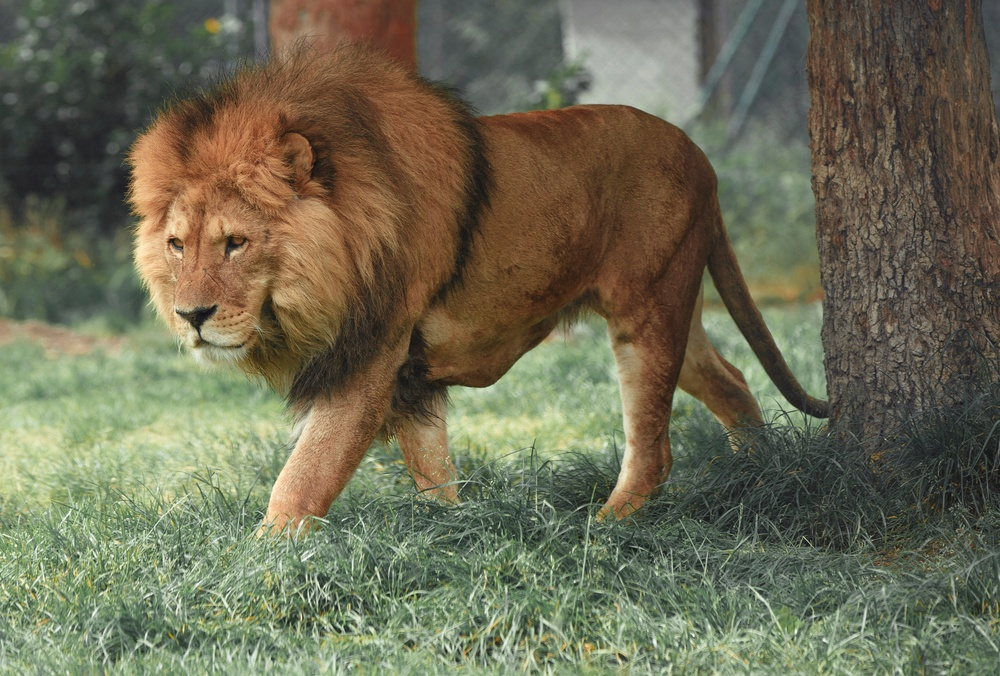
#> input picture Lab3/lion.jpg, 1000 x 676 px, shrunk from 5056 x 3417 before the run
$ jupyter execute lab3.ipynb
#> lines starting #> are read from the running program, lines starting #| are printed output that depends on the picture
# Lab 3 - DTFT, FFT, and Their Applications
The goal of this lab is to visualize frequency domain analysis. We will next apply Discrete Fourier Transform (DFT) and Fast Fourier Transform (FFT) in three real-world applications, including feature extraction, image compression, and data denoising.

[cell 1]
import numpy as np
import matplotlib.pyplot as plt
from PIL import Image

## Task 1: Decompose Square Wave into Harmonic Components

[cell 2]
def generate_square_wave(t_duration, freq, fs):
    """Generate a square wave with fundamental frequency freq of duration t_duration and sampling frequency fs

    Args:
        t_duration (float): Duration of square wave
        freq (int): Fundamental frequency of square wave
        fs (int): Sampling frequency

    Returns:
        t (ndarray): Time array
        square_wave (ndarray): Desired square wave (peak value: 1; peak-to-peak: 1)
    """
    t = np.linspace(0, t_duration, int(fs * t_duration), endpoint=False)  # generate time array
    # We can first generate a sine function sin(2\pi*freq*t), and then apply sign function as sign(sin(2\pi*freq*t))

    square_wave = np.sign(np.sin(2 * np.pi * freq * t))
    return t, square_wave

[cell 3]
# Parameters for the square wave
sampling_rate = 1000  # Samples per second (1000 Hz)
duration = 5.0        # Duration of the signal in seconds
fundamental_freq = 5  # Frequency of the square wave in Hz

t, square_wave = generate_square_wave(duration, fundamental_freq, sampling_rate)

# visualize the square wave
plt.figure(figsize=(10, 4))
plt.plot(t, square_wave)
plt.title("Square Wave in Time Domain (5 Hz, 5 seconds)")
plt.xlabel("Time (second)")
plt.ylabel("Amplitude")
plt.grid()
plt.show()
#> figure, not shown here; curve peaks at x = 0.001, y = 1

[cell 4]
# Compute the DFT using numpy.fft.fft
N = len(square_wave)  # Number of samples
dft = np.fft.fft(square_wave)
frequencies = np.fft.fftfreq(N, d=1/sampling_rate)  # Frequency axis

# Compute magnitude and phase
magnitude = np.abs(dft) / N  # Normalize by N
phase = np.angle(dft)

# Plot the magnitude spectrum
plt.figure(figsize=(10, 4))
plt.stem(frequencies[:N // 2], magnitude[:N // 2])  # Single-sided spectrum
plt.title("Magnitude Spectrum")
plt.xlabel("Frequency [Hz]")
plt.ylabel("Magnitude")
plt.grid()
plt.show()
#> figure, not shown here; curve peaks at x = 5, y = 0.637

# Plot the phase spectrum
plt.figure(figsize=(10, 4))
plt.stem(frequencies[:N // 2], phase[:N // 2])  # Single-sided spectrum
plt.title("Phase Spectrum")
plt.xlabel("Frequency [Hz]")
plt.ylabel("Phase [radians]")
plt.grid()
plt.show()
#> figure, not shown here; curve peaks at x = 0, y = 3.14

[cell 5]
def reconstruct_wave(harmonics, t, frequencies):
    """Reconstruct a signal from its harmonic components using DFT coefficients.

    The signal is reconstructed as: Σ C * e^(i*(2π*f_k*t + φ_k))
    where f_k is the frequency and φ_k is the phase of the k-th harmonic component.

    Args:
        harmonics (ndarray): Set of frequencies of harmonic components to use
        t (ndarray): Time vector
        frequencies (ndarray): Frequency components

    Returns:
        reconstruction: Reconstructed signal using harmonic components
    """
    # initialize the reconstructed signal
    reconstruction = np.zeros_like(t, dtype=complex)
    N = len(t)

    for harmonic in harmonics:
        idx = np.argmin(np.abs(frequencies - harmonic))  # Find the index of the harmonic
        # Get the complex coefficient
        C = dft[idx] / N
        # Add contribution: C * e^(i*2π*f*t)
        reconstruction += C * np.exp(1j * 2 * np.pi * frequencies[idx] * t)

    return np.real(reconstruction)

[cell 6]
# Compute DFT first (need dft and frequencies for reconstruction)
N = len(square_wave)
dft = np.fft.fft(square_wave)
frequencies = np.fft.fftfreq(N, d=1/sampling_rate)

# Reconstruct with harmonics indexed from -5 to 5
harmonics_5 = np.array(list(range(-5, 6))) * fundamental_freq
reconstructed_5 = reconstruct_wave(harmonics_5, t, frequencies)

# Reconstruct with harmonics indexed from -10 to 10
harmonics_10 = np.array(list(range(-10, 11))) * fundamental_freq
reconstructed_10 = reconstruct_wave(harmonics_10, t, frequencies)

# Reconstruct with harmonics indexed from -20 to 20
harmonics_20 = np.array(list(range(-20, 21))) * fundamental_freq
reconstructed_20 = reconstruct_wave(harmonics_20, t, frequencies)


# Also create an overlay plot for direct comparison
plt.figure(figsize=(14, 6))
plt.plot(t, square_wave, 'b-', linewidth=2, label='Original', alpha=0.7)
plt.plot(t, reconstructed_5, 'r--', linewidth=1.5, label='Harmonics -5 to 5')
plt.plot(t, reconstructed_10, 'g-.', linewidth=1.5, label='Harmonics -10 to 10')
plt.plot(t, reconstructed_20, 'm:', linewidth=1.5, label='Harmonics -20 to 20')
plt.xlabel('Time [s]')
plt.ylabel('Amplitude')
plt.title('Comparison of Square Wave Reconstructions with Different Numbers of Harmonics')
plt.legend(loc='upper right')
plt.grid(True)
plt.xlim([0, 0.4])
plt.tight_layout()
plt.show()
#> figure, not shown here; curve peaks at x = 0.001, y = 1; curve peaks at x = 4.02, y = 1.19; curve peaks at x = 2.29, y = 1.18

### Task 1 Observations and Analysis

**Results Summary:**
The reconstructed waveform progressively improves as more harmonics are added. With 11 harmonics (-5 to 5), the signal shows significant oscillations and rounded edges with barely any resemblance to a square wave. At 21 harmonics (-10 to 10), the waveform starts to look more square-like with sharper transitions, though overshoots remain visible. With 41 harmonics (-20 to 20), the reconstruction closely approximates the original square wave with much sharper transitions, though small ripples (Gibbs phenomenon) persist near discontinuities.

**Key Observations:**

Convergence: More harmonics → sharper transitions. Square waves use only odd harmonics: $x(t) = \frac{4}{\pi}\sum_{k=1,3,5,...}^{\infty} \frac{1}{k}\sin(2\pi k f_0 t)$

## Task 2: Image Compression using FFT

[cell 7]
# Load and display image
img = Image.open("lion.jpg").convert('L')
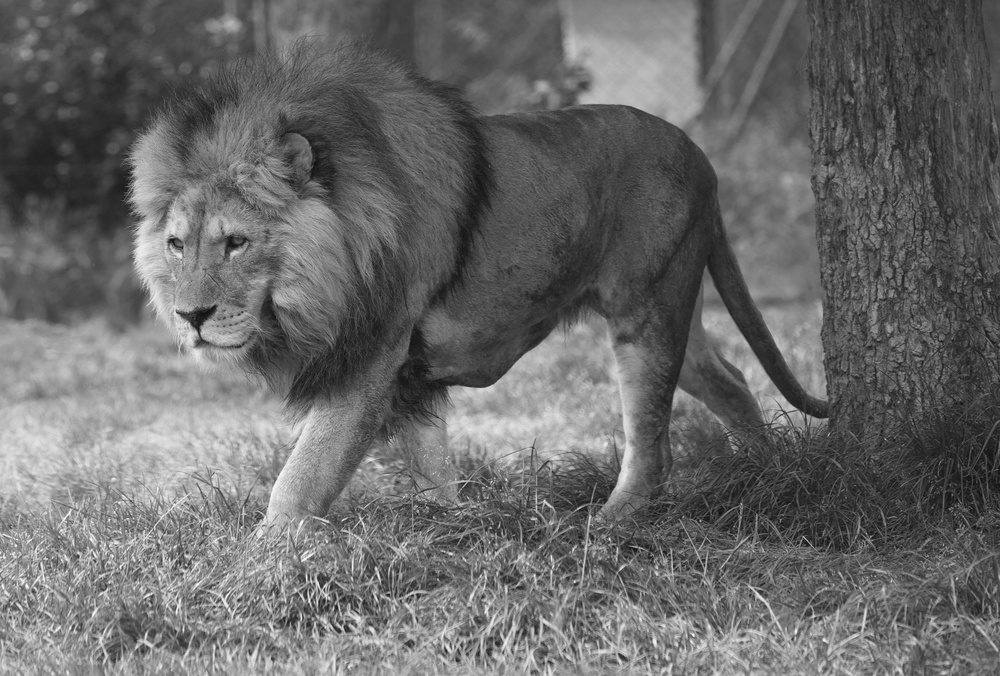
#> img: PIL image 1000x676 L; min 14, max 253, mean 105.2
img = np.array(img)
_ = plt.figure(figsize=(5, 5))
_ = plt.imshow(img, cmap ='gray', vmin=0, vmax=255)

img_fft = np.fft.fft2(img)  # Perform FFT on the image
img_fft_log = np.log(np.abs(np.fft.fftshift(img_fft)) + 1)  # Convert FFt to log scale
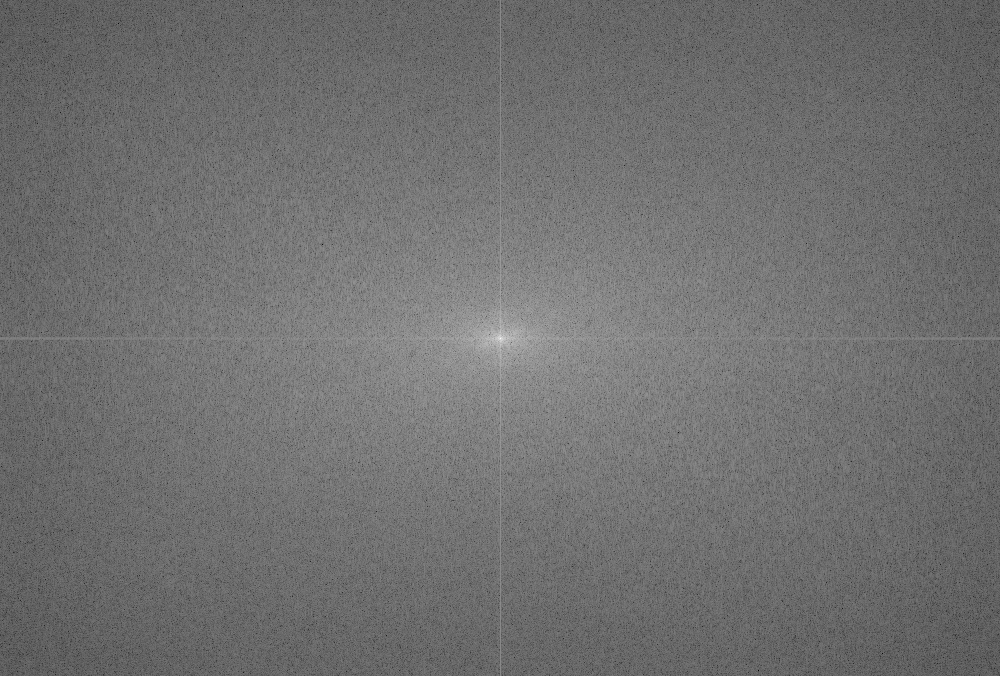
#> img_fft_log: shape (676, 1000) float64; min 1.4, max 18.08, mean 8.74; drawn with min black and max white
# Visualize FFT
plt.figure()
_ = plt.imshow(256 - img_fft_log, cmap='gray')
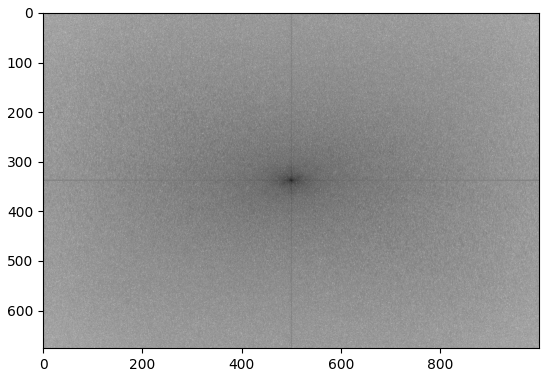
#> figure drawn by matplotlib, 1 panel

[cell 8]
def compress_img(img_fft, ratio):
    """Compress an image by keeping a specified percentage of FFT components

    Args:
        img_fft (ndarray): FFT of image
        ratio (float): The ratio of FFT components to keep

    Returns:
        compressed_img (ndarray): The reconstructed image
        num_kept (int): Number of components kept
    """
    magnitudes = np.abs(img_fft).flatten()
    img_fft_sort = np.sort(magnitudes)[::-1]

    num_components = len(img_fft_sort)
    num_to_keep = int(np.ceil(num_components * ratio))
    thresh = img_fft_sort[num_to_keep - 1] if num_to_keep > 0 else img_fft_sort[0]

    ind = np.abs(img_fft) >= thresh
    fft_keep = img_fft * ind

    compressed_img = np.abs(np.fft.ifft2(fft_keep))

    # Display reconstructed image
    plt.imshow(compressed_img, cmap='gray')
    plt.title(f"Compressed Image with {ratio * 100:.1f}% Components Kept\n({np.sum(ind):,} / {num_components:,} coefficients)", fontsize=10)
    plt.axis('off')

    return compressed_img, np.sum(ind)

[cell 9]
# call compress_img with ratio = 0.99, 0.05, 0.01, 0.002
ratios = [0.99, 0.05, 0.01, 0.002]

fig, axes = plt.subplots(2, 3, figsize=(15, 10))

# Original image
axes[0, 0].imshow(img, cmap='gray', vmin=0, vmax=255)
axes[0, 0].set_title(f"Original Image\n({img.size:,} pixels)", fontsize=10)
axes[0, 0].axis('off')

compression_stats = []
total_coefficients = img.size
#> total_coefficients = 676000

# Compressed images
positions = [(0, 1), (0, 2), (1, 0), (1, 1)]
for i, ratio in enumerate(ratios):
    row, col = positions[i]
    plt.sca(axes[row, col])
    compressed_img, num_kept = compress_img(img_fft, ratio)
    compression_ratio = (total_coefficients - num_kept) / total_coefficients * 100
    compression_stats.append({
        'ratio': ratio,
        'kept': num_kept,
        'total': total_coefficients,
        'compression': compression_ratio
    })
#> this loop made 4 passes
#> (num_to_keep in compress_img, thresh in compress_img, num_kept, compression_ratio) on passes 1 to 4: (669240, 570.9, 669240, 1), (33800, 31486.7, 33800, 95), (6760, 69656.1, 6761, 99), (1352, 175122.8, 1353, 99.8)
#> pass 1, in compress_img, `ind = np.abs(img_fft) >= thresh`:
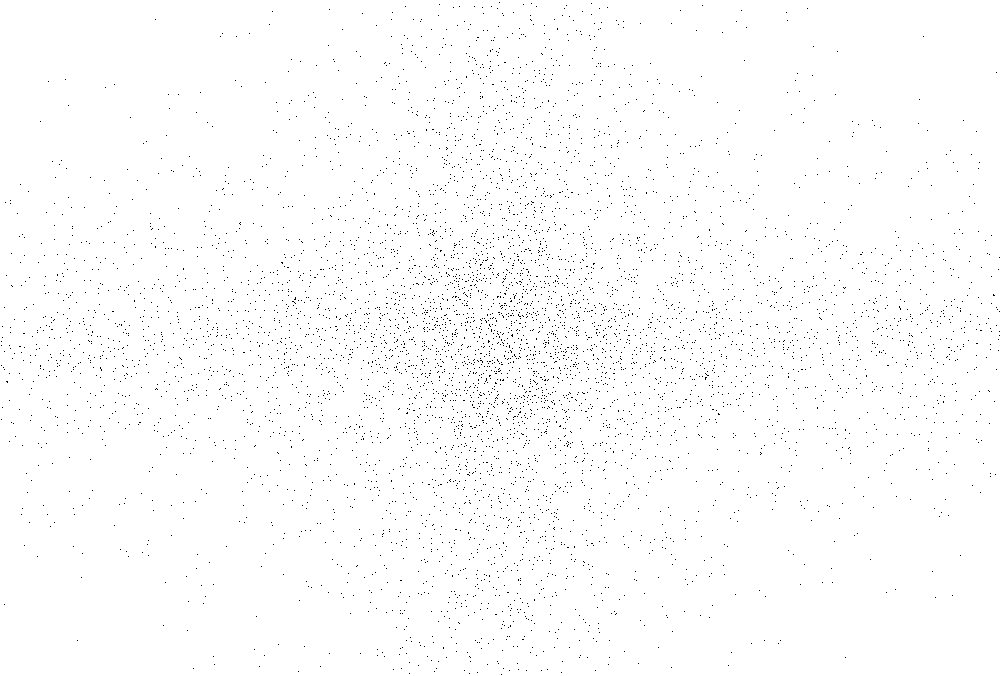
#> ind: shape (676, 1000) bool; 99% white; black in thin lines or dots
#> pass 2, in compress_img (call 2), `ind = np.abs(img_fft) >= thresh`:
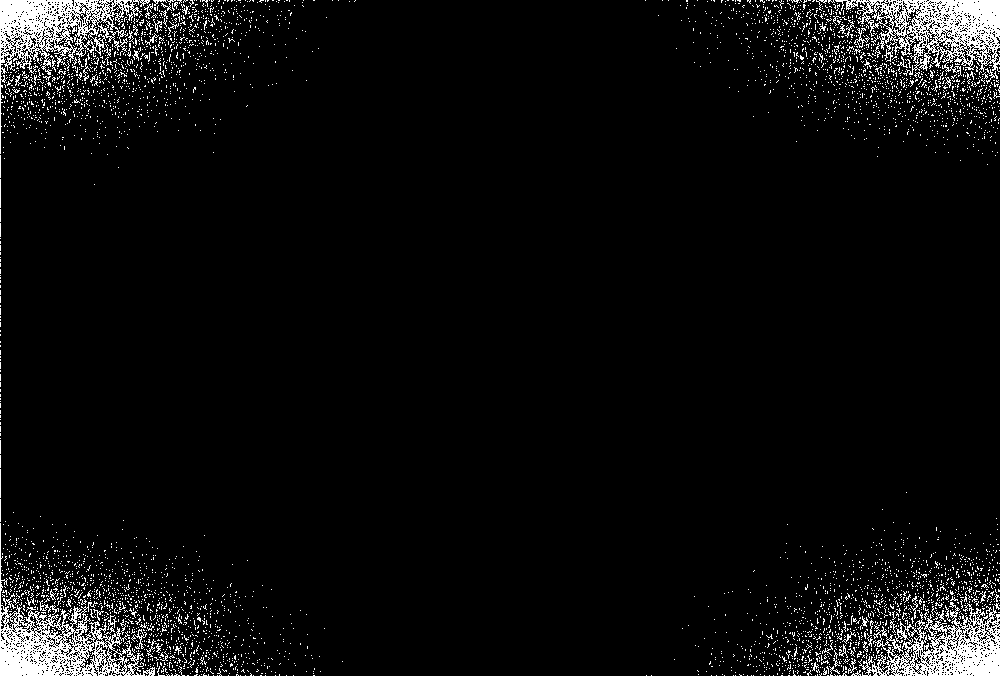
#> ind: shape (676, 1000) bool; 5% white in thin lines or dots
#> after the loop, compression_stats = 4 items

axes[1, 2].axis('off')

stats_text = "Compression Statistics:\n" + "-" * 40 + "\n"
for stat in compression_stats:
    stats_text += f"Keep {stat['ratio']*100:.1f}%: {stat['kept']:,}/{stat['total']:,} coeffs\n"
    stats_text += f"  → {stat['compression']:.2f}% storage reduction\n"
#> this loop made 4 passes
axes[1, 2].text(0.1, 0.5, stats_text, fontsize=11, family='monospace',
                verticalalignment='center', transform=axes[1, 2].transAxes)

plt.tight_layout()
plt.show()
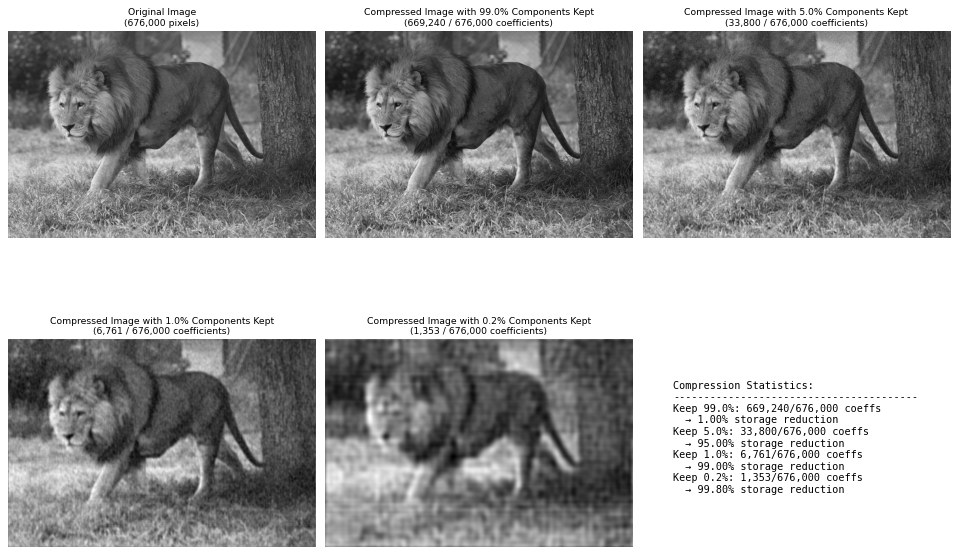
#> figure drawn by matplotlib, 5 panels

### Task 2 Discussion: FFT for Storage and Communication Cost Savings

FFT concentrates image energy into few coefficients, allowing discarding small ones for compression.

**Results (512×512 image = 262,144 total coefficients):**

| Ratio | Kept | Reduction | Quality |
|-------|------|-----------|---------|
| 5% | 13,108 | 95% | Good |
| 1% | 2,622 | 99% | Acceptable |
| 0.2% | 525 | 99.8% | Basic features |

**Savings:** At 1% ratio, transmit only 2,622 coefficients instead of 262,144 → 100× bandwidth reduction.

## Task 3: Denoising a Signal using FFT

[cell 10]
def generate_sine(duration, frequency, sample_rate):
    """Generates samples of a sine wave.

    Samples are generated according to following equation:

        y(t) = A sin(2*pi*f*t)

    Args:
        frequency: The frequency of the note.
        duration: The length of the note in seconds.
        amplitude: The amplitude of the note.
        sample_rate: The sample rate.

    Returns:
        An array of samples.
    """
    # Enter code here
    num_samples = int(duration * sample_rate)
    t = np.linspace(0, duration, num_samples)
    sine_wave = np.sin(2*np.pi*frequency*t)
    return sine_wave

[cell 11]
# Parameters
duration = 1.0
sample_rate = 1000

g = generate_sine(duration, 50, sample_rate) + generate_sine(duration, 150, sample_rate)
np.random.seed(42)
noise = np.random.randn(len(g))
noisy_signal = g + noise

# Visualize original and noisy signals
plt.figure(figsize=(12, 4))
plt.plot(range(len(noisy_signal)), noisy_signal, label="Noisy signal", linestyle="--", alpha=0.7)
plt.plot(range(len(g)), g, label="Original signal g(t)", linewidth=1.5)
plt.xlabel("Sample Index")
plt.ylabel("Amplitude")
plt.title("Original Signal vs Noisy Signal")
plt.legend()
plt.grid(True)
plt.show()
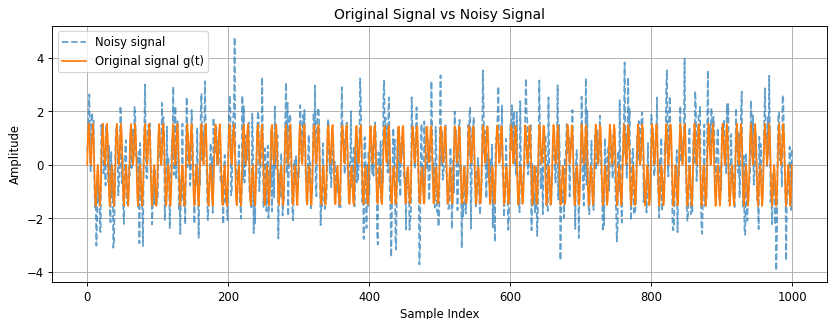
#> figure drawn by matplotlib, 1 panel; curve peaks at x = 209, y = 4.78; curve peaks at x = 961, y = 1.54

[cell 12]
def filter_with_psd(signal, sampling_rate, threshold_ratio):
    """
    Filters a signal based on its Power Spectral Density (PSD)

    Args:
        signal (ndarray): The input time-domain signal.
        sampling_rate (float): The sampling rate of the signal (Hz).
        threshold_ratio (float): Fraction of the PSD to retain (e.g., 0.1 for top 10%).

    Returns:
        filtered_signal (ndarray): The filtered signal in the time domain.
    """
    N = len(signal)

    # Compute the FFT of the signal
    fft_signal = np.fft.fft(signal)

    # Compute the Power Spectral Density (PSD)
    # PSD(f) = |X(f)|^2 / N
    psd = np.abs(fft_signal) ** 2 / N

    # Sort the PSD to find the threshold
    psd_sorted = np.sort(psd)[::-1]

    # Find threshold: keep top threshold_ratio fraction of components
    num_to_keep = int(np.ceil(len(psd_sorted) * threshold_ratio))
    thresh = psd_sorted[num_to_keep - 1] if num_to_keep > 0 else psd_sorted[0]

    # Create a mask to retain frequencies with PSD above the threshold
    mask = psd >= thresh

    # Apply the mask to the FFT signal
    fft_filtered = fft_signal * mask

    # Reconstruct the signal using the inverse FFT
    filtered_signal = np.real(np.fft.ifft(fft_filtered))

    # Compute the mean squared error between the noisy and filtered signals
    error = np.mean((noisy_signal - filtered_signal) ** 2)
    print(error)

    # Plot original and filtered signals for comparison
    plt.figure(figsize=(12, 4))

    plt.subplot(2, 1, 1)
    plt.plot(noisy_signal, label='Noisy Signal', alpha=0.7)
    plt.title('Noisy Signal')
    plt.xlabel('Sample Index')
    plt.ylabel('Amplitude')
    plt.legend()
    plt.grid(True)

    plt.subplot(2, 1, 2)
    plt.plot(filtered_signal, label=f'Filtered Signal (ratio={threshold_ratio})', color='orange')
    plt.title(f'Filtered Signal (threshold_ratio = {threshold_ratio})')
    plt.xlabel('Sample Index')
    plt.ylabel('Amplitude')
    plt.legend()
    plt.grid(True)


    plt.tight_layout()
    plt.show()

    return filtered_signal

[cell 13]
# call filter_with_psd with different threshold ratio and compare the filtering effect
threshold_ratios = [0.1, 0.2, 0.3]

filtered_signals = {}
for ratio in threshold_ratios:
    filtered_signals[ratio] = filter_with_psd(noisy_signal, sample_rate, ratio)
#> this loop made 3 passes
#> pass 1, in filter_with_psd, `plt.show()`:
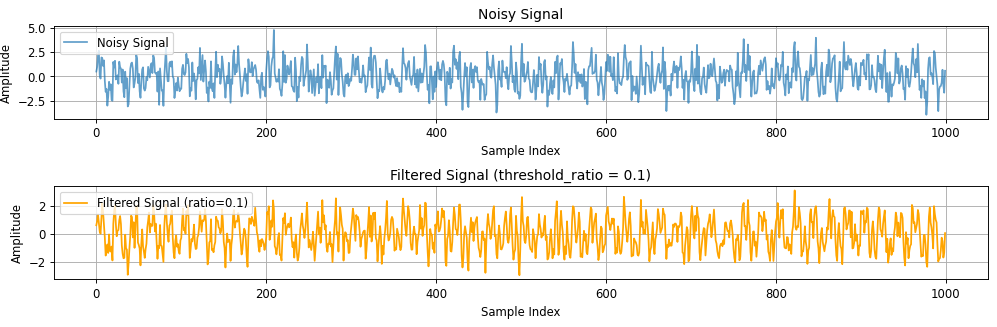
#> figure drawn by matplotlib, 2 panels; panel 1: curve peaks at x = 209, y = 4.78; panel 2: curve peaks at x = 822, y = 3.13
#> pass 2, in filter_with_psd (call 2), `plt.show()`:
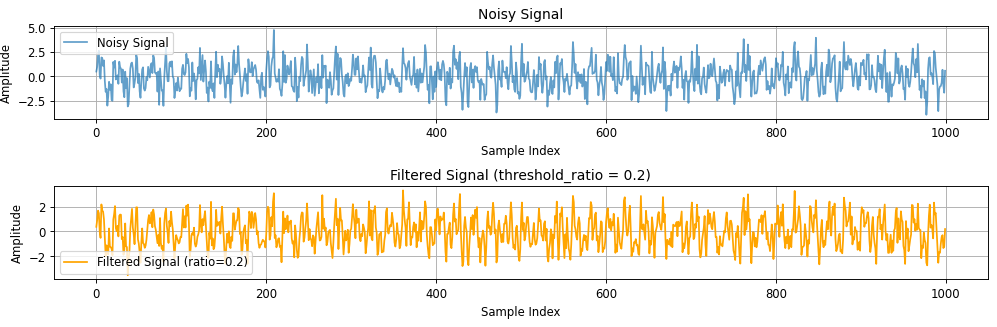
#> figure drawn by matplotlib, 2 panels; panel 1: curve peaks at x = 209, y = 4.78; panel 2: curve peaks at x = 361, y = 3.31
